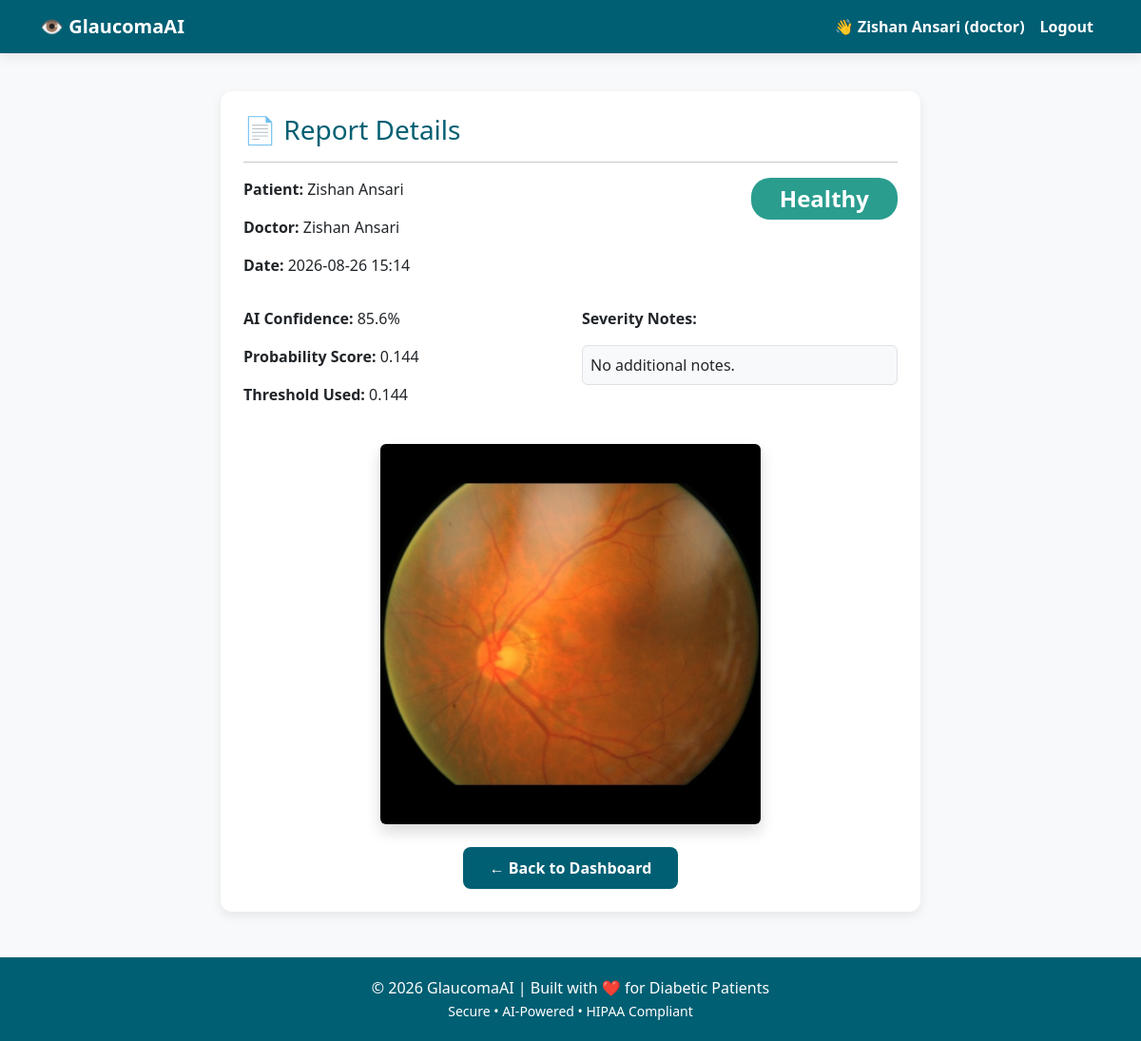
Page /report/1 (signed in) on the committed database.
### models.py (models this page shows, shortened)
class User(UserMixin, db.Model):
    id = db.Column(db.Integer, primary_key=True)
    username = db.Column(db.String(100), unique=True, nullable=False)
    email = db.Column(db.String(100), unique=True, nullable=False)
    password_hash = db.Column(db.String(200), nullable=False)
    role = db.Column(db.String(20), nullable=False)
    full_name = db.Column(db.String(100), nullable=False)
    created_at = db.Column(db.DateTime, default=datetime.utcnow)
    reports = db.relationship('Report', backref='doctor', lazy=True, foreign_keys='Report.doctor_id')
    patient_reports = db.relationship('Report', backref='patient', lazy=True, foreign_keys='Report.patient_id')

class Report(db.Model):
    id = db.Column(db.Integer, primary_key=True)
    patient_id = db.Column(db.Integer, db.ForeignKey('user.id'), nullable=False)
    doctor_id = db.Column(db.Integer, db.ForeignKey('user.id'), nullable=False)
    image_filename = db.Column(db.String(200), nullable=False)
    prediction = db.Column(db.String(20), nullable=False)
    probability = db.Column(db.Float, nullable=False)
    confidence = db.Column(db.Float, nullable=False)
    severity_notes = db.Column(db.Text, nullable=True)
    created_at = db.Column(db.DateTime, default=datetime.utcnow)

### routes.py (the view)
@routes_bp.route('/report/<int:report_id>')
@login_required
def view_report(report_id):
    report = Report.query.get_or_404(report_id)
    if current_user.role == 'patient' and report.patient_id != current_user.id:
        flash('Access denied.', 'danger')
        return redirect(url_for('routes.patient_dashboard'))
    return render_template('report_detail.html', report=report)

### app.py (called while the page is built)
def create_app():
    app = Flask(__name__)
    app.config['SECRET_KEY'] = 'your-super-secret-key-change-this-in-production'
    app.config['SQLALCHEMY_DATABASE_URI'] = 'sqlite:///glaucoma.db'
    app.config['SQLALCHEMY_TRACK_MODIFICATIONS'] = False
    app.config['UPLOAD_FOLDER'] = os.path.join(os.path.dirname(__file__), 'static/uploads')
    db.init_app(app)
    login_manager = LoginManager()
    login_manager.init_app(app)
    login_manager.login_view = 'auth.login'
    login_manager.login_message = 'Please log in to access this page.'
    @login_manager.user_loader
    def load_user(user_id):
        return User.query.get(int(user_id))
    app.register_blueprint(auth_bp, url_prefix='/auth')
    app.register_blueprint(routes_bp)
    with app.app_context():
        db.create_all()
        print("✅ Database created/verified.")
    return app

### templates/report_detail.html (shortened to what this page needs)
{% extends "base.html" %}
{% block content %}
<div class="row justify-content-center">
    <div class="col-md-8">
        <div class="card-custom">
            <h3 class="text-dark-teal">📄 Report Details</h3>
            <hr>
            <div class="row">
                <div class="col-md-6">
                    <p><strong>Patient:</strong> {{ report.patient.full_name }}</p>
                    <p><strong>Doctor:</strong> {{ report.doctor.full_name }}</p>
                    <p><strong>Date:</strong> {{ report.created_at.strftime('%Y-%m-%d %H:%M') }}</p>
                </div>
                <div class="col-md-6 text-end">
                    <span class="badge {% if report.prediction == 'Glaucoma' %}badge-glaucoma{% else %}badge-healthy{% endif %}" style="font-size:1.5rem; padding:10px 30px;">
                        {{ report.prediction }}
                    </span>
                </div>
            </div>
            <div class="row mt-3">
                <div class="col-md-6">
                    <p><strong>AI Confidence:</strong> {{ (report.confidence * 100)|round(1) }}%</p>
                    <p><strong>Probability Score:</strong> {{ "%.3f"|format(report.probability) }}</p>
                    <p><strong>Threshold Used:</strong> {{ "%.3f"|format(report.probability) }}</p>
                </div>
                <div class="col-md-6">
                    <p><strong>Severity Notes:</strong></p>
                    <p class="border p-2 bg-light rounded">{{ report.severity_notes or 'No additional notes.' }}</p>
                </div>
            </div>
            <div class="text-center mt-4">
                <img src="{{ url_for('static', filename='uploads/' + report.image_filename) }}"
                     class="img-fluid rounded shadow" style="max-height:400px;" alt="Fundus Image">
            </div>
            <div class="mt-4 text-center">
                <a href="{{ url_for('routes.patient_dashboard' if current_user.role == 'patient' else 'routes.doctor_dashboard') }}"
                   class="btn btn-primary-custom">← Back to Dashboard</a>
            </div>
        </div>
    </div>
</div>
{% endblock %}

### templates/base.html (shortened to what this page needs)
<!DOCTYPE html>
<html lang="en">
<head>
    <link rel="stylesheet" href="https://cdn.jsdelivr.net/npm/bootstrap@5.3.0/dist/css/bootstrap.min.css">
    <link rel="stylesheet" href="{{ url_for('static', filename='css/style.css') }}">
</head>
<body>
    <nav class="navbar navbar-expand-lg navbar-custom">
        <div class="container">
            <a class="navbar-brand" href="{{ url_for('routes.index') }}">
                <strong>👁️ GlaucomaAI</strong>
            </a>
            <div class="collapse navbar-collapse" id="navbarNav">
                <ul class="navbar-nav ms-auto">
                    {% if current_user.is_authenticated %}
                        <li class="nav-item">
                            <span class="nav-link">👋 {{ current_user.full_name }} ({{ current_user.role }})</span>
                        </li>
                        <li class="nav-item">
                            <a class="nav-link" href="{{ url_for('auth.logout') }}">Logout</a>
                        </li>
                    {% endif %}
                </ul>
            </div>
        </div>
    </nav>
    <main class="container my-4 flex-grow-1">
        {% block content %}{% endblock %}
    </main>
    <footer class="footer-custom">
        <div class="container">
            <p class="mb-0">© 2026 GlaucomaAI | Built with ❤️ for Diabetic Patients</p>
            <small>Secure &bull; AI-Powered &bull; HIPAA Compliant</small>
        </div>
    </footer>
</body>
</html>

### static/css/style.css (style rules this page uses)
:root { --bg-cool-grey: #F8F9FA; --pure-white: #FFFFFF; --dark-teal: #005F73; --deep-blue: #023E8A; --healthy-teal: #2A9D8F; --glaucoma-orange: #F4A261; --border-light: #DEE2E6; --shadow: 0 4px 12px rgba(0, 0, 0, 0.08); --radius: 12px; }
body { background-color: var(--bg-cool-grey); font-family: 'Segoe UI', Tahoma, Geneva, Verdana, sans-serif; min-height: 100vh; display: flex; flex-direction: column; }
.navbar-custom { background-color: var(--dark-teal) !important; box-shadow: var(--shadow); }
.navbar-custom .navbar-brand, .navbar-custom .nav-link { color: var(--pure-white) !important; font-weight: 600; }
.text-dark-teal { color: var(--dark-teal); }
.card-custom { background: var(--pure-white); border: none; border-radius: var(--radius); box-shadow: var(--shadow); padding: 24px; margin-bottom: 24px; transition: transform 0.2s; }
.btn-primary-custom { background-color: var(--dark-teal); border: none; color: white; padding: 10px 28px; border-radius: 8px; font-weight: 600; transition: 0.3s; }
.badge-healthy { background-color: var(--healthy-teal); color: white; padding: 6px 14px; border-radius: 20px; font-weight: 600; }
.footer-custom { background-color: var(--dark-teal); color: var(--pure-white); padding: 20px 0; text-align: center; margin-top: auto; }

### rows in the picture
User: full_name "Zishan Ansari", role "doctor", doctor.full_name "Zishan Ansari"
User: patient.full_name "Zishan Ansari"
Report: created_at "2026-08-26 15:14", prediction "Healthy", (report.confidence*100)|round(1) "85.6", probability "0.144", severity_notes "No additional notes.", image_filename (picture)
